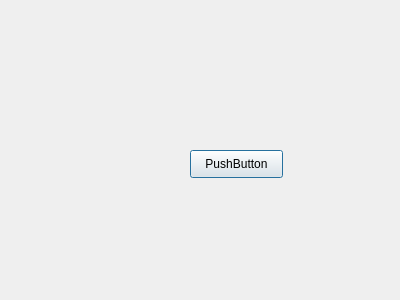
<?xml version="1.0" encoding="UTF-8"?>
<ui version="4.0">
 <class>Dialog</class>
 <widget class="QDialog" name="Dialog">
  <property name="geometry">
   <rect>
    <x>0</x>
    <y>0</y>
    <width>400</width>
    <height>300</height>
   </rect>
  </property>
  <property name="windowTitle">
   <string>Dialog</string>
  </property>
  <widget class="QPushButton" name="pushButton">
   <property name="geometry">
    <rect>
     <x>190</x>
     <y>150</y>
     <width>93</width>
     <height>28</height>
    </rect>
   </property>
   <property name="text">
    <string>PushButton</string>
   </property>
  </widget>
 </widget>
 <resources/>
 <connections/>
</ui>
